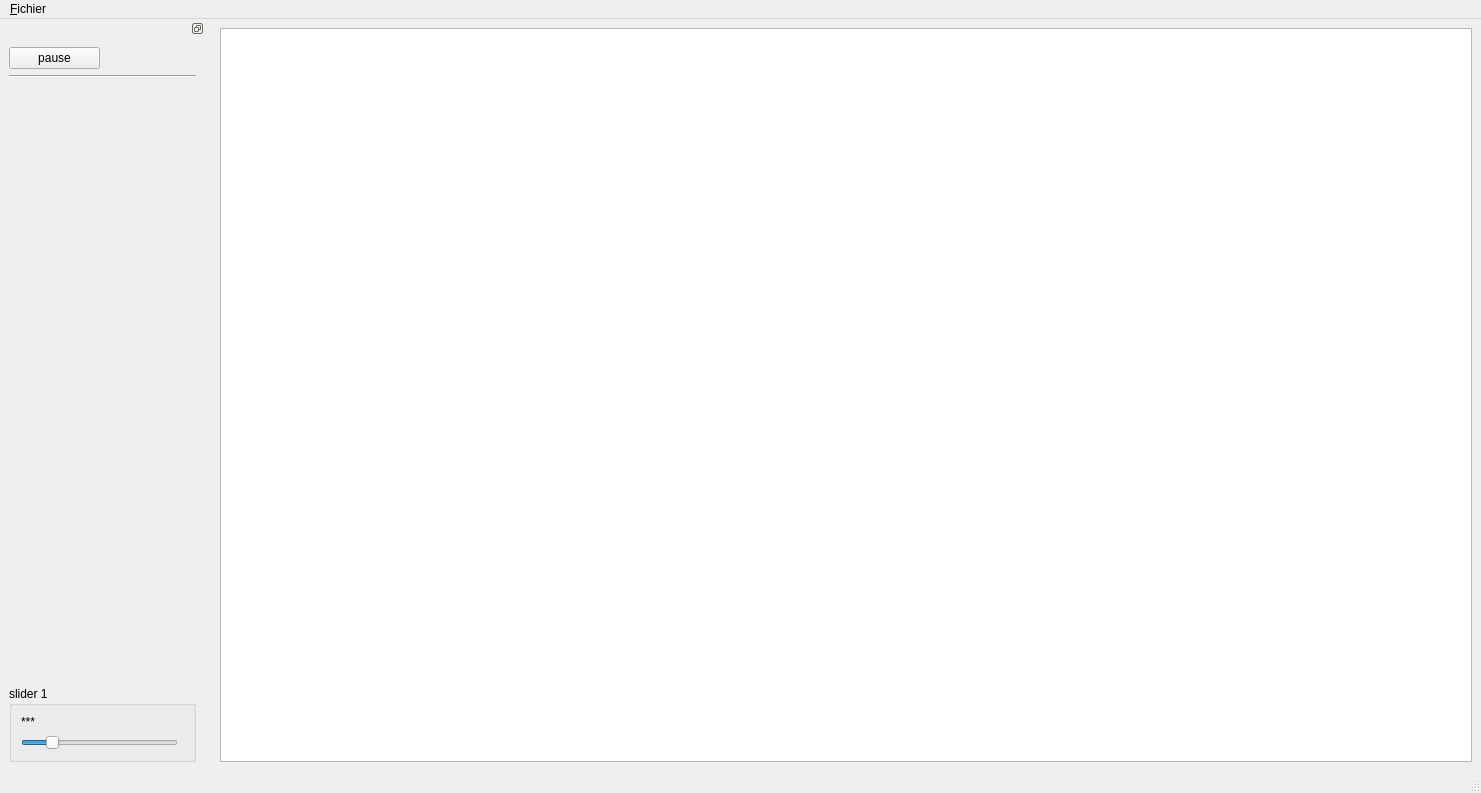
<?xml version="1.0" encoding="UTF-8"?>
<ui version="4.0">
 <class>MainWindow</class>
 <widget class="QMainWindow" name="MainWindow">
  <property name="geometry">
   <rect>
    <x>0</x>
    <y>0</y>
    <width>1481</width>
    <height>793</height>
   </rect>
  </property>
  <property name="windowTitle">
   <string>MainWindow</string>
  </property>
  <widget class="QWidget" name="centralwidget">
   <layout class="QGridLayout" name="gridLayout">
    <item row="0" column="0">
     <widget class="DockArea" name="area"/>
    </item>
   </layout>
  </widget>
  <widget class="QMenuBar" name="menubar">
   <property name="geometry">
    <rect>
     <x>0</x>
     <y>0</y>
     <width>1481</width>
     <height>22</height>
    </rect>
   </property>
   <widget class="QMenu" name="menuprincipal">
    <property name="title">
     <string>&amp;Fichier</string>
    </property>
    <addaction name="separator"/>
    <addaction name="actionopen"/>
   </widget>
   <addaction name="menuprincipal"/>
  </widget>
  <widget class="QStatusBar" name="statusbar"/>
  <widget class="QDockWidget" name="dockWidgetQt">
   <property name="minimumSize">
    <size>
     <width>205</width>
     <height>446</height>
    </size>
   </property>
   <property name="maximumSize">
    <size>
     <width>205</width>
     <height>524287</height>
    </size>
   </property>
   <property name="features">
    <set>QDockWidget::DockWidgetFloatable|QDockWidget::DockWidgetMovable</set>
   </property>
   <attribute name="dockWidgetArea">
    <number>1</number>
   </attribute>
   <widget class="QWidget" name="dockWidgetContents">
    <layout class="QGridLayout" name="gridLayout_3">
     <item row="2" column="0">
      <spacer name="verticalSpacer">
       <property name="orientation">
        <enum>Qt::Vertical</enum>
       </property>
       <property name="sizeHint" stdset="0">
        <size>
         <width>20</width>
         <height>40</height>
        </size>
       </property>
      </spacer>
     </item>
     <item row="1" column="0" colspan="2">
      <widget class="Line" name="line">
       <property name="orientation">
        <enum>Qt::Horizontal</enum>
       </property>
      </widget>
     </item>
     <item row="3" column="0" colspan="2">
      <widget class="QGroupBox" name="groupBox">
       <property name="title">
        <string>slider 1</string>
       </property>
       <layout class="QGridLayout" name="gridLayout_2">
        <item row="0" column="0" colspan="2">
         <widget class="QLabel" name="labelPriorAuxiliaryImage">
          <property name="toolTip">
           <string extracomment="prior"/>
          </property>
          <property name="toolTipDuration">
           <number>1</number>
          </property>
          <property name="text">
           <string>***</string>
          </property>
         </widget>
        </item>
        <item row="1" column="0">
         <widget class="QSlider" name="n1">
          <property name="minimum">
           <number>2</number>
          </property>
          <property name="maximum">
           <number>50</number>
          </property>
          <property name="value">
           <number>10</number>
          </property>
          <property name="orientation">
           <enum>Qt::Horizontal</enum>
          </property>
         </widget>
        </item>
       </layout>
      </widget>
     </item>
     <item row="0" column="0">
      <widget class="QPushButton" name="pauseButton">
       <property name="text">
        <string>pause</string>
       </property>
       <property name="checkable">
        <bool>true</bool>
       </property>
      </widget>
     </item>
    </layout>
   </widget>
  </widget>
  <action name="actionopen">
   <property name="text">
    <string>open</string>
   </property>
   <property name="toolTip">
    <string>&lt;html&gt;&lt;head/&gt;&lt;body&gt;&lt;p&gt;&lt;span style=&quot; font-style:italic;&quot;&gt;ouvrir fichier&lt;/span&gt;&lt;/p&gt;&lt;/body&gt;&lt;/html&gt;</string>
   </property>
  </action>
 </widget>
 <customwidgets>
  <customwidget>
   <class>DockArea</class>
   <extends>QGraphicsView</extends>
   <header>pyqtgraph.dockarea</header>
  </customwidget>
 </customwidgets>
 <resources/>
 <connections/>
</ui>
